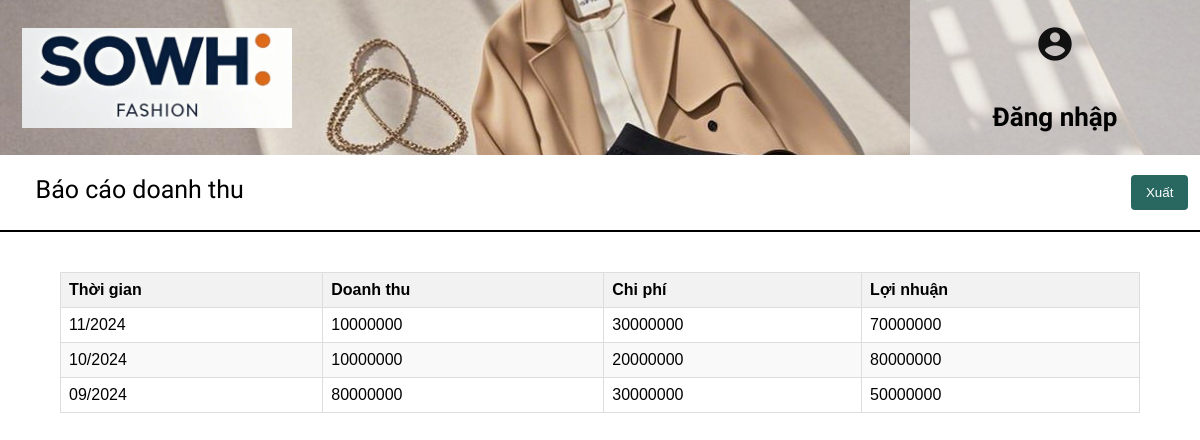
Page /baocaodoanhthu.php on the committed database.
### tables this page shows
CREATE TABLE `doanhthu` (
  `thoigian` varchar(7) NOT NULL,
  `doanhthu` int(11) NOT NULL,
  `chiphi` int(11) NOT NULL,
  `loinhuan` int(11) NOT NULL
);

### baocaodoanhthu.php (the view, shortened to what this page needs)
<?php
$servername = "localhost";
$username = "root";
$password = "";
$dbname = "fss";
$conn = new mysqli($servername, $username, $password, $dbname);
$sql = "SELECT * FROM doanhthu";
$result = $conn->query($sql);
?>
<!DOCTYPE html>
<html lang="en">
	<head>
	  <link rel="stylesheet" href="baocaodoanhthu.css">
	</head>
	<body>
		<header>
			<a href="trangchunhanvien.php">
				<img src="img/logo2.png" alt="Sowh Fashion Logo">
			</a>
			<?php if (isset($_SESSION['username'])): ?>
				<div class="header">
					<section>
						<a href="" class="login" style="top: 35px; left: 1300px;" ><b><?php echo htmlspecialchars($_SESSION['username']); ?></b></a>
						<a href="logout.php" class="login" style="top: 35px; right: 30px;" ><span class="material-icons"
							style="font-size: 40px; color: #111;" >logout </span></a>
					</section>
					<section>
						<a href="" class="login" style="top: 100px; left: 1300px;">Khác</a>
						<li class="dropdown">
							<a href="" class="login" ><span class="material-icons" style="font-size: 40px; color: #111;">menu</span> </a>
							<div class="dropdown-content">
								<a href="qlkhohang.php">Quản lý kho hàng</a>
								<a href="lsdonhang.php">Xem đơn hàng</a>
								<a href="baocaodoanhthu.php">Doanh thu</a>
							</div>
						</li>
					</section>
				</div>
			<?php else: ?>
				<div class="header">
					<a href="login.php" class="login"><span class="material-icons"
						style="font-size: 40px; color: #111;" >account_circle</span></a><br>
					<a href="login.php" class="login"><b>Đăng nhập</b></a>
				</div>
			<?php endif; ?>
		</header>
		<div style="padding-top: 20px" >
			<label>Báo cáo doanh thu</label>
			<form action="test.php" method="post">
				<button type="submit" name="export">Xuất</button>
			</form>
		</div>
		<div class="thanhngang"></div>
		<table>
			<thead>
				<tr>
					<th>Thời gian</th>
					<th>Doanh thu</th>
					<th>Chi phí</th>
					<th>Lợi nhuận</th>
				</tr>
			</thead>
			<tbody>
				<div>
					<?php
					if ($result->num_rows > 0) {
						while($row = $result->fetch_assoc()) {
							echo'
							<tr>
								<td>'. $row["thoigian"] .'</td>
								<td>'. $row["doanhthu"] .'</td>
								<td>'. $row["chiphi"] .'</td>
								<td>'. $row["loinhuan"] .'</td>
							</tr>';
						}
					} else {
						echo "Không có sản phẩm";
					}
					?>
				 </div>
			</tbody>
		</table>
	</body>
</html>

### baocaodoanhthu.css (style rules this page uses)
* { margin: 0; padding: 0; box-sizing: border-box; }
body { margin: 0; padding-bottom: 50px; font-family: Arial, sans-serif; }
header { height: 155px; width: 100%; display: flex; justify-content: space-between; background: url(img/header.png) no-repeat; background-position: 50% 21.4%; background-size: cover; }
header img { width: 290px; height: 120px; margin: 18px 20px 20px 12px ; padding: 10px; }
header div.header { display: flex; flex-direction: column; width: 290px; height: 100%; padding: 20px 10px ; background-color: rgba(255, 255, 255, 0.5); }
.login { margin: 0 auto; color: black; font-size: 26px; text-decoration: none; font-family: 'Paytone One', sans-serif; }
label { font-size: 25px; font-family: 'Paytone One', Noto Serif Dispaly; margin: 0 72% 0 2%; }
div { display: flex; justify-content: space-around; }
table { border-collapse: collapse; margin: 20px 5%; width: 90%; }
th, td { border: 1px solid #ddd; padding: 8px; text-align: left; }
th { background-color: #f2f2f2; }
tr:nth-child(even) { background-color: #f9f9f9; }
button { padding: 10px 15px; background-color: #286861; color: #fff; border: none; border-radius: 4px; cursor: pointer; }
.thanhngang { width: 100%; height: 2px; background-color: black; margin: 20px 0; }

### rows in the picture
doanhthu: thoigian "11/2024", doanhthu "10000000", chiphi "30000000", loinhuan "70000000"
doanhthu: thoigian "10/2024", doanhthu "10000000", chiphi "20000000", loinhuan "80000000"
doanhthu: thoigian "09/2024", doanhthu "80000000", chiphi "30000000", loinhuan "50000000"
